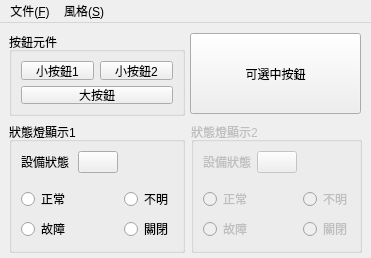
<?xml version="1.0" encoding="UTF-8"?>
<ui version="4.0">
 <class>StyleMainWindow</class>
 <widget class="QMainWindow" name="StyleMainWindow">
  <property name="geometry">
   <rect>
    <x>0</x>
    <y>0</y>
    <width>371</width>
    <height>258</height>
   </rect>
  </property>
  <property name="windowTitle">
   <string>MainWindow</string>
  </property>
  <property name="locale">
   <locale language="Chinese" country="Taiwan"/>
  </property>
  <widget class="QWidget" name="centralwidget">
   <widget class="QGroupBox" name="groupBox">
    <property name="geometry">
     <rect>
      <x>9</x>
      <y>9</y>
      <width>176</width>
      <height>84</height>
     </rect>
    </property>
    <property name="title">
     <string>按鈕元件</string>
    </property>
    <layout class="QGridLayout" name="gridLayout">
     <item row="0" column="0">
      <widget class="QPushButton" name="pushButton">
       <property name="text">
        <string>小按鈕1</string>
       </property>
      </widget>
     </item>
     <item row="0" column="1">
      <widget class="QPushButton" name="pushButton_2">
       <property name="text">
        <string>小按鈕2</string>
       </property>
      </widget>
     </item>
     <item row="1" column="0" colspan="2">
      <widget class="QPushButton" name="pushButton_3">
       <property name="sizePolicy">
        <sizepolicy hsizetype="Minimum" vsizetype="Expanding">
         <horstretch>0</horstretch>
         <verstretch>0</verstretch>
        </sizepolicy>
       </property>
       <property name="text">
        <string>大按鈕</string>
       </property>
      </widget>
     </item>
    </layout>
   </widget>
   <widget class="QPushButton" name="pushButton_4">
    <property name="geometry">
     <rect>
      <x>190</x>
      <y>10</y>
      <width>171</width>
      <height>81</height>
     </rect>
    </property>
    <property name="text">
     <string>可選中按鈕</string>
    </property>
    <property name="checkable">
     <bool>true</bool>
    </property>
   </widget>
   <widget class="QGroupBox" name="groupBox_2">
    <property name="geometry">
     <rect>
      <x>9</x>
      <y>99</y>
      <width>176</width>
      <height>131</height>
     </rect>
    </property>
    <property name="title">
     <string>狀態燈顯示1</string>
    </property>
    <layout class="QGridLayout" name="gridLayout_2">
     <item row="3" column="0">
      <widget class="QRadioButton" name="radioButton">
       <property name="text">
        <string>正常</string>
       </property>
      </widget>
     </item>
     <item row="3" column="2">
      <widget class="QRadioButton" name="radioButton_2">
       <property name="text">
        <string>不明</string>
       </property>
      </widget>
     </item>
     <item row="4" column="0">
      <widget class="QRadioButton" name="radioButton_5">
       <property name="text">
        <string>故障</string>
       </property>
      </widget>
     </item>
     <item row="4" column="2">
      <widget class="QRadioButton" name="radioButton_3">
       <property name="text">
        <string>關閉</string>
       </property>
      </widget>
     </item>
     <item row="2" column="0">
      <spacer name="verticalSpacer">
       <property name="orientation">
        <enum>Qt::Vertical</enum>
       </property>
       <property name="sizeHint" stdset="0">
        <size>
         <width>20</width>
         <height>40</height>
        </size>
       </property>
      </spacer>
     </item>
     <item row="0" column="0">
      <widget class="QLabel" name="label">
       <property name="text">
        <string>設備狀態：</string>
       </property>
      </widget>
     </item>
     <item row="0" column="1">
      <widget class="QPushButton" name="pushButton_5">
       <property name="text">
        <string/>
       </property>
      </widget>
     </item>
    </layout>
   </widget>
   <widget class="QGroupBox" name="groupBox_3">
    <property name="enabled">
     <bool>false</bool>
    </property>
    <property name="geometry">
     <rect>
      <x>191</x>
      <y>99</y>
      <width>171</width>
      <height>131</height>
     </rect>
    </property>
    <property name="title">
     <string>狀態燈顯示2</string>
    </property>
    <layout class="QGridLayout" name="gridLayout_3">
     <item row="3" column="0">
      <widget class="QRadioButton" name="radioButton_4">
       <property name="text">
        <string>正常</string>
       </property>
      </widget>
     </item>
     <item row="3" column="2">
      <widget class="QRadioButton" name="radioButton_6">
       <property name="text">
        <string>不明</string>
       </property>
      </widget>
     </item>
     <item row="4" column="0">
      <widget class="QRadioButton" name="radioButton_7">
       <property name="text">
        <string>故障</string>
       </property>
      </widget>
     </item>
     <item row="4" column="2">
      <widget class="QRadioButton" name="radioButton_8">
       <property name="text">
        <string>關閉</string>
       </property>
      </widget>
     </item>
     <item row="2" column="0">
      <spacer name="verticalSpacer_2">
       <property name="orientation">
        <enum>Qt::Vertical</enum>
       </property>
       <property name="sizeHint" stdset="0">
        <size>
         <width>20</width>
         <height>40</height>
        </size>
       </property>
      </spacer>
     </item>
     <item row="0" column="0">
      <widget class="QLabel" name="label_2">
       <property name="text">
        <string>設備狀態：</string>
       </property>
      </widget>
     </item>
     <item row="0" column="1">
      <widget class="QPushButton" name="pushButton_6">
       <property name="text">
        <string/>
       </property>
      </widget>
     </item>
    </layout>
   </widget>
  </widget>
  <widget class="QMenuBar" name="menubar">
   <property name="geometry">
    <rect>
     <x>0</x>
     <y>0</y>
     <width>371</width>
     <height>22</height>
    </rect>
   </property>
   <widget class="QMenu" name="menu_F">
    <property name="locale">
     <locale language="Chinese" country="Taiwan"/>
    </property>
    <property name="title">
     <string>文件(&amp;F)</string>
    </property>
    <addaction name="action_X"/>
   </widget>
   <widget class="QMenu" name="menu_S">
    <property name="locale">
     <locale language="Chinese" country="Taiwan"/>
    </property>
    <property name="title">
     <string>風格(&amp;S)</string>
    </property>
    <addaction name="action_1"/>
    <addaction name="action_2"/>
    <addaction name="action_3"/>
   </widget>
   <addaction name="menu_F"/>
   <addaction name="menu_S"/>
  </widget>
  <action name="action_X">
   <property name="text">
    <string>退出(&amp;X)</string>
   </property>
  </action>
  <action name="action_1">
   <property name="text">
    <string>風格1</string>
   </property>
  </action>
  <action name="action_2">
   <property name="text">
    <string>風格2</string>
   </property>
  </action>
  <action name="action_3">
   <property name="text">
    <string>風格3</string>
   </property>
  </action>
 </widget>
 <resources/>
 <connections/>
</ui>
